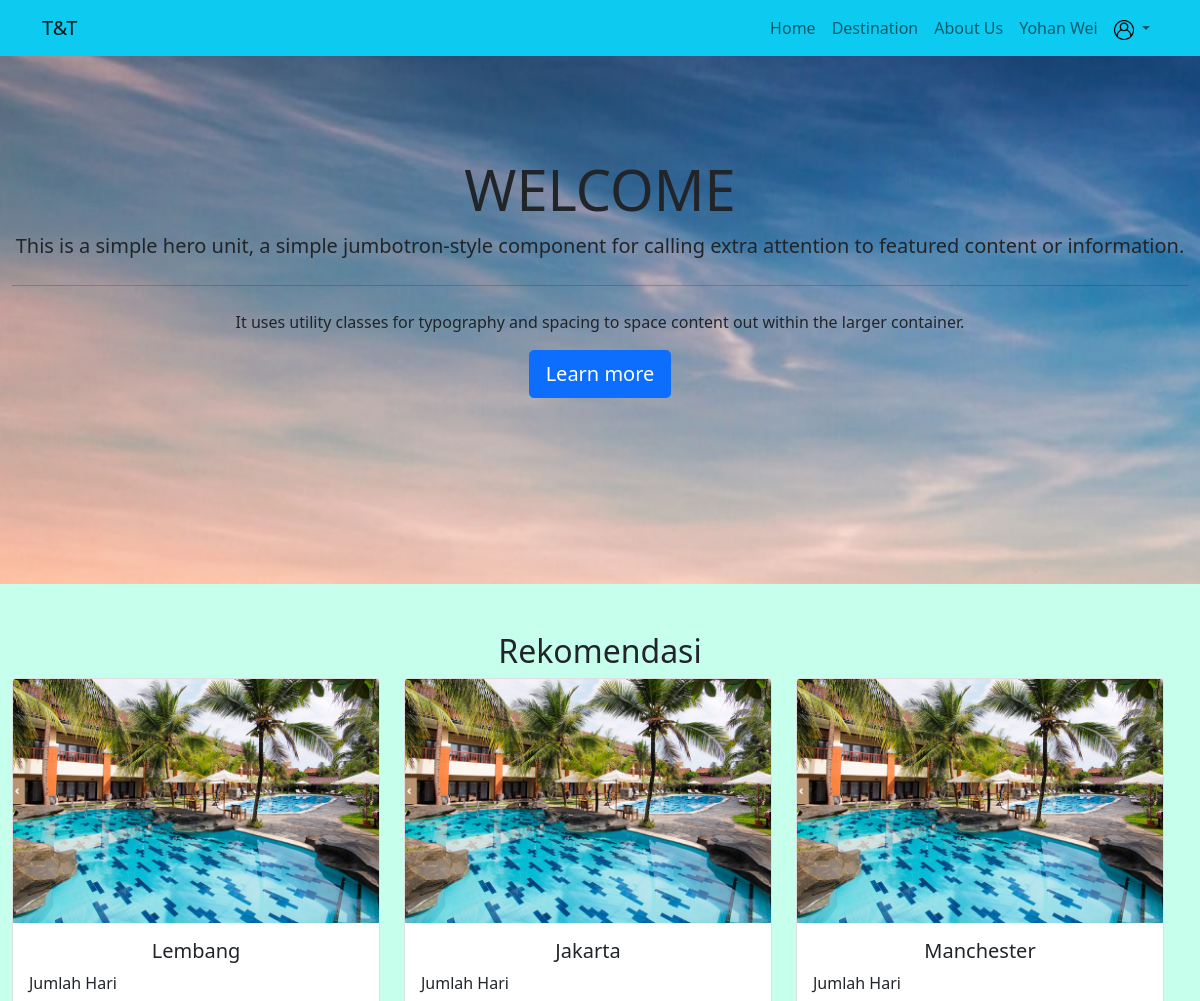
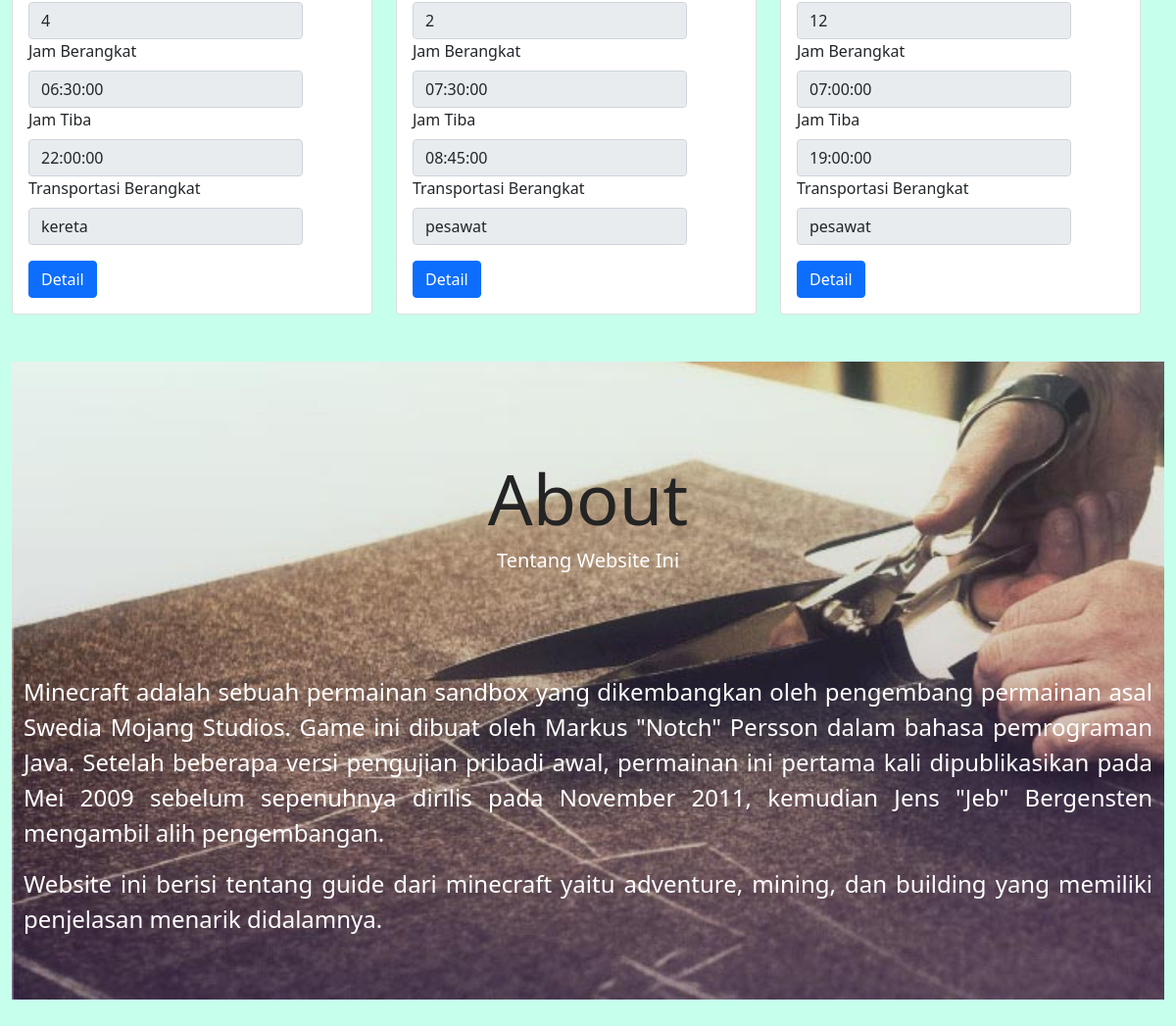
The page /user/indexs.php?page=home (signed in) on the database its author committed (2 pictures, top to bottom).
### tables this page shows
CREATE TABLE `tb_items` (
  `no_items` int(4) NOT NULL,
  `user_id` int(4) NOT NULL,
  `tujuan_wisata` varchar(50) NOT NULL,
  `jmlh_hari` int(2) NOT NULL,
  `jam_berangkat` time NOT NULL,
  `jam_tiba` time NOT NULL,
  `transportasi` enum('pesawat','kereta','bus','kapal') NOT NULL,
  `penginapan` varchar(50) NOT NULL,
  `restoran` varchar(50) NOT NULL,
  `harga` decimal(10,0) NOT NULL,
  `deskripsi` text NOT NULL
);

### user/home.php (the view, shortened to what this page needs)
<section style="background-image: url('../assets/images/wisata.jpg'); background-attachment: fixed; background-size: cover; height:
    450px; padding-bottom: 44%; text-shadow: 100px; position: relative;" id="awal">
    <div class="container-fluid text-center" style="padding-top: 100px;">
        <h1 class="display-4"><strong>WELCOME</strong></h1>
        <p class="lead">This is a simple hero unit, a simple jumbotron-style component for calling extra attention to
            featured content or information.</p>
        <hr class="my-4">
        <p>It uses utility classes for typography and spacing to space content out within the larger container.</p>
        <a class="btn btn-primary btn-lg" href="#about" role="button">Learn more</a>
    </div>
</section>
<div class="container-fluid pt-5 pb-5">
    <div class="row">
        <div class="col text-center">
            <h2>Rekomendasi</h2>
        </div>
        <div class="row">
            <?php
            $query = "SELECT *FROM tb_items ORDER BY harga ASC LIMIT 3";
        $dewan1 = $koneksi->prepare($query);
        $dewan1->execute();
        $res1 = $dewan1->get_result();
        while ($row = $res1->fetch_assoc()) {
          $tujuan_wisata = $row["tujuan_wisata"];
          $jmlh_hari = $row["jmlh_hari"];
          $jam_berangkat = $row["jam_berangkat"];
          $jam_tiba = $row["jam_tiba"];
          $transportasi = $row["transportasi"];
          ?>
            <div id="card" class="col-4 pb-5">
                <div class="card h-100">
                    <img src="../assets/images/hotel.png" class="card-img-top" alt="...">
                    <div class="card-body">
                        <h5 class="card-title" style="text-align: center;"><?php echo $tujuan_wisata; ?></h5>
                        <p><label for="jmlh_hari" class="form-label">Jumlah Hari</label>
                            <input style="width: 280px" type="jmlh_hari" name="jmlh_hari" id="jmlh_hari"
                                class="form-control" disabled value="<?= $jmlh_hari?>">
                            <label for="jam_berangkat" class="form-label">Jam Berangkat</label>
                            <input style="width: 280px;" type="jam_berangkat" name="jam_berangkat" id="jam_berangkat"
                                class="form-control" disabled value="<?= $jam_berangkat?>">
                            <label for="jam_tiba" class="form-label">Jam Tiba</label>
                            <input style="width: 280px;" type="jam_tiba" name="jam_tiba" id="jam_tiba"
                                class="form-control" disabled value="<?= $jam_tiba?>">
                            <label for="transportasi" class="form-label">Transportasi
                                Berangkat</label>
                            <input style="width: 280px;" type="transportasi" name="transportasi" id="transportasi"
                                class="form-control" disabled value="<?= $transportasi?>">
                        </p>
                        <a href="#" class="btn btn-primary">Detail</a>
                    </div>
                </div>
            </div>
            <?php
        }
            ?>
        </div>
    </div>
    <section id="about">
        <div class="container-fluid about pt-5 pb-5" style="background-image: url('../assets/images/corporate-incentives.jpg');
background-size: cover;
    background-repeat: no-repeat;
    color: rgb(255, 255, 255);
    text-shadow: 100px;">
            <div class="container text-center py-5">
                <h2 class="display-2"><strong>About</strong></h2>
                <h5>Tentang Website Ini</h5>
            </div>
            <div class="row pt-5">
                <div class="col-md-12">
                    <p>Minecraft adalah sebuah permainan sandbox yang dikembangkan oleh pengembang permainan asal Swedia
                        Mojang
                        Studios. Game ini dibuat oleh Markus "Notch" Persson dalam bahasa pemrograman Java. Setelah
                        beberapa
                        versi pengujian pribadi awal, permainan ini pertama kali dipublikasikan pada Mei 2009 sebelum
                        sepenuhnya
                        dirilis pada November 2011, kemudian Jens "Jeb" Bergensten mengambil alih pengembangan.</p>
                    <p>Website ini berisi tentang guide dari minecraft yaitu adventure, mining, dan building yang
                        memiliki
                        penjelasan menarik didalamnya.</p>
                </div>
            </div>
        </div>
    </section>

### assets/style.css (style rules this page uses)
#awal { background-image: url('images/wisata.jpg'); background-attachment: fixed; background-size: cover; height: 450px; padding-bottom: 44%; text-shadow: 100px; position: relative; }
body { background-color: #C7FFED; }
.about { background-image: url("/img/corporate-incentives.jpg"); background-size: cover; background-repeat: no-repeat; color: rgb(255, 255, 255); text-shadow: 100px; }
.about p { color: white; font-size:x-large; text-align: justify; }
.about h2 { color: rgb(36, 36, 36); }

### rows shown on the page
tb_items: tujuan_wisata "Lembang", jmlh_hari "4", jam_berangkat "06:30:00", jam_tiba "22:00:00", transportasi "kereta"
tb_items: tujuan_wisata "Jakarta", jmlh_hari "2", jam_berangkat "07:30:00", jam_tiba "08:45:00", transportasi "pesawat"
tb_items: tujuan_wisata "Manchester", jmlh_hari "12", jam_berangkat "07:00:00", jam_tiba "19:00:00", transportasi "pesawat"

### other values the page prints
$_SESSION['nama_cust'] "Yohan Wei"
